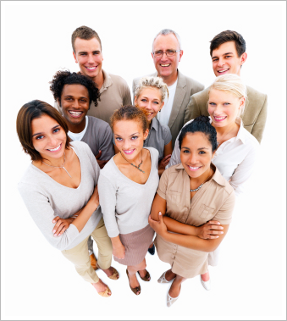
#> input picture testing/test_images/group_people.png, 287 x 321 px
$ jupyter execute opencv_docs.ipynb   (shell and % lines are left out)
#> lines starting #> are read from the running program, lines starting #| are printed output that depends on the picture
[cell 1]
#import opencv
import cv2 as cv
#import matplotlib to implement plotting functionality
import matplotlib.pyplot as plt

[cell 2]
#reading in an image
img = cv.imread('test_images/group_people.png')
#> img is the input picture: shape (321, 287, 3); mean B, G, R 197.6, 204.1, 220.4

[cell 3]
#display image
plt.imshow(img)

[cell 4]
#write image to disk
cv.imwrite('BGROpenCV.png', img)
#> Out = True

[cell 5]
#convert BGR to RGB to remove blue tinge
img_rgb = cv.cvtColor(img, cv.COLOR_BGR2RGB)
plt.imshow(img_rgb)

[cell 6]
#convert BGR to GRAY
img_gray = cv.cvtColor(img, cv.COLOR_BGR2GRAY)
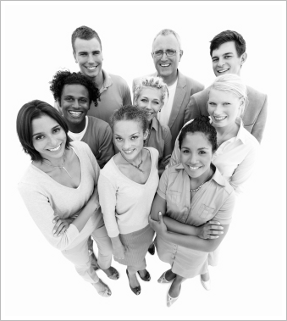
#> img_gray: shape (321, 287); min 0, max 255, mean 208.2
plt.imshow(img_gray)

[cell 7]
#resizing image
larger_image = cv.resize(img_rgb,(1000,1000))
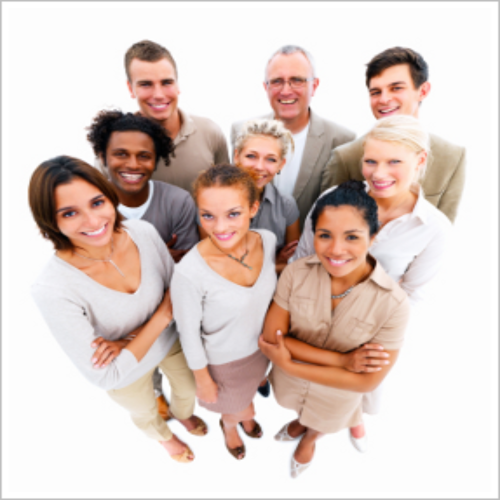
#> larger_image: shape (1000, 1000, 3) (shown at 1/2 size); mean R, G, B 220.4, 204, 197.5
plt.imshow(larger_image)

[cell 8]
#rotate image
rows, cols = img_rgb.shape[:2]
#> rows = 321; cols = 287
center = cv.getRotationMatrix2D((cols/2,rows/2),180,1)
img_rotated = cv.warpAffine(img_rgb,center,(cols,rows))
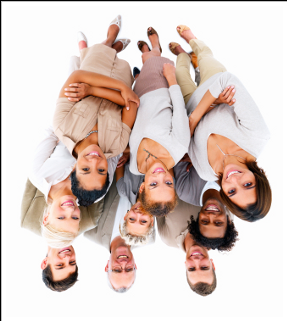
#> img_rotated: shape (321, 287, 3); mean R, G, B 219.2, 202.8, 196.3
plt.imshow(img_rotated)

[cell 9]
#edge detection
edges = cv.Canny(img_rgb,100,200)
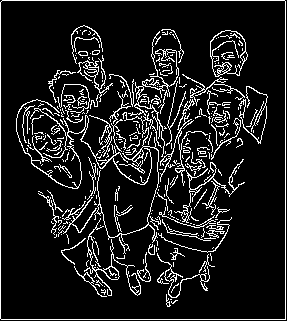
#> edges: shape (321, 287); 11.3% white in thin lines or dots
plt.imshow(edges)
